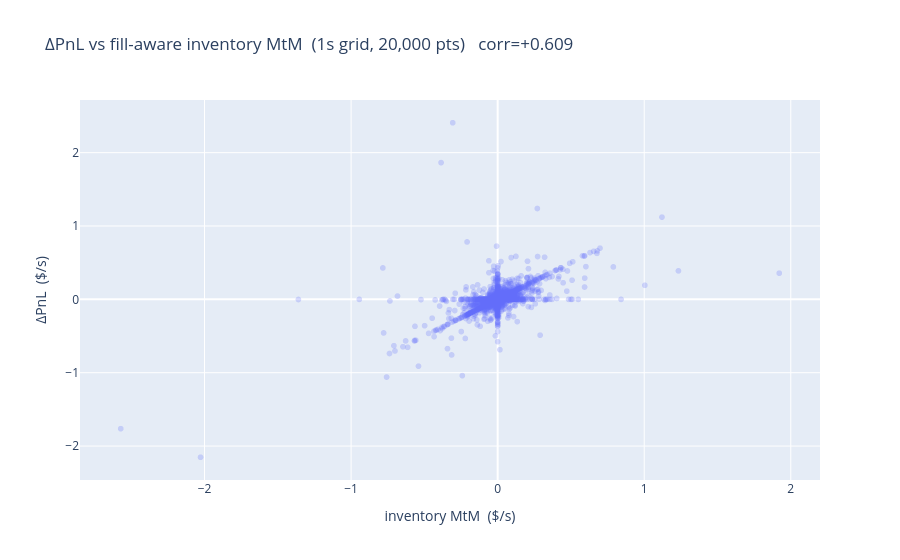

This figure's notebook cell:
### Markdown cell above
### Verification

Runs on one **dense** backtest (`quote_log_stride=1, log_interval_sec=1.0`) so the 1s grid isn't
undersampled. **(a)** build `d_pnl` and `d_mtm = inventory·Δmid` on the grid, scatter + corr; **(b)**
recompute `1 − corr²` by hand and assert it equals the summary column (same grid, same formula);
**(c)** run the formula on synthetics with known answers — pure drift (capture = 0) must give ~0, pure
capture at a still mid must give ~1. A mismatch in (b) or a fail in (c) → escalate with numbers; the
column is untrustworthy in past runs until fixed. Prime suspect: series misalignment on the grid (as-of
lags of `pnl.csv` vs `quotes.csv`) — that produced the `0.993` seen on a coarse log.

### Code cell
# One dense backtest (stride=1, log_interval=1s) so the 1s grid isn't undersampled.
# (Any strategy works — this checks the formula, not a specific config.)
v_params = dict(sigma=2.355e-2, kappa=2.306e+1, gamma=0.02, T=600.0, Q=0.1)
v_prefix = "/tmp/_vcap"
Backtester(quote_log_stride=1, log_interval_sec=1.0, latency_us=350_000).run(
    AvellanedaStoikov(**v_params), feed=feed, output_path=v_prefix)
rv = BacktestResult(v_prefix, capital=CAPITAL)

# (a) two 1s-grid series: d_pnl and the fill-aware d_mtm (exact within-second attribution)
g = rv._grid()
pair = pd.concat([g["pnl"].diff().rename("d_pnl"),
                  rv._grid_mtm().rename("d_mtm")], axis=1).dropna()
corr   = float(pair["d_pnl"].corr(pair["d_mtm"]))
manual = 1.0 - corr ** 2
column = rv.summary()["capture_share_of_variance"]

# (b) manual 1 - corr^2 must equal the summary column (same grid, same fill-aware d_mtm)
print(f"corr(d_pnl, d_mtm)         = {corr:+.4f}")
print(f"(b) 1 - corr^2 (manual)    = {manual:+.4f}")
print(f"    capture_share (column) = {column:+.4f}")
print(f"    |manual - column|      = {abs(manual - column):.2e}")
assert abs(manual - column) < 1e-9, "MISMATCH: column != 1 - corr^2 on the same grid -> escalate"

# grid inv_mtm is now fill-aware -> its total must match the exact checkpoint decomposition
print(f"    inv_mtm_grid_error     = {rv.summary()['inv_mtm_grid_error_usd']:+.2e}   (fill-aware -> ~0)")

import plotly.express as px
sample = pair.sample(min(len(pair), 20000), random_state=0)
px.scatter(sample, x="d_mtm", y="d_pnl", opacity=0.25,
           title=f"ΔPnL vs fill-aware inventory MtM  (1s grid, {len(sample):,} pts)   corr={corr:+.3f}",
           labels={"d_mtm": "inventory MtM  ($/s)", "d_pnl": "ΔPnL  ($/s)"}).show()

### Figure 1 — Plotly figure (JSON) as saved in the notebook; plotly's stock layout.template omitted (floating-point values rounded to 4 significant figures; data arrays with more than 128 entries replaced by an {"elided": "..."} marker saying what was removed)
{"data": [{"hovertemplate": "inventory MtM  ($/s)=%{x}<br>ΔPnL  ($/s)=%{y}<extra></extra>", "legendgroup": "", "marker": {"color": "#636efa", "opacity": 0.25, "symbol": "circle"}, "mode": "markers", "name": "", "showlegend": false, "type": "scattergl", "x": {"elided": "20000 float values"}, "xaxis": "x", "y": {"elided": "20000 float values"}, "yaxis": "y"}], "layout": {"legend": {"tracegroupgap": 0}, "title": {"text": "ΔPnL vs fill-aware inventory MtM  (1s grid, 20,000 pts)   corr=+0.609"}, "xaxis": {"anchor": "y", "domain": [0, 1], "title": {"text": "inventory MtM  ($/s)"}}, "yaxis": {"anchor": "x", "domain": [0, 1], "title": {"text": "ΔPnL  ($/s)"}}}}
